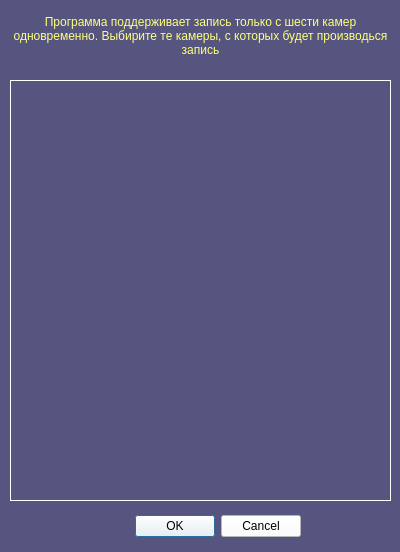
<?xml version="1.0" encoding="UTF-8"?>
<ui version="4.0">
 <class>Dialog</class>
 <widget class="QDialog" name="Dialog">
  <property name="geometry">
   <rect>
    <x>0</x>
    <y>0</y>
    <width>400</width>
    <height>552</height>
   </rect>
  </property>
  <property name="windowTitle">
   <string>Выбор камер</string>
  </property>
  <property name="windowIcon">
   <iconset>
    <normaloff>../IMG/icon.png</normaloff>../IMG/icon.png</iconset>
  </property>
  <property name="styleSheet">
   <string notr="true">background-color: rgb(85, 85, 127);</string>
  </property>
  <widget class="QDialogButtonBox" name="buttonBox">
   <property name="geometry">
    <rect>
     <x>100</x>
     <y>510</y>
     <width>201</width>
     <height>32</height>
    </rect>
   </property>
   <property name="styleSheet">
    <string notr="true">background-color: rgb(255, 255, 255);</string>
   </property>
   <property name="orientation">
    <enum>Qt::Horizontal</enum>
   </property>
   <property name="standardButtons">
    <set>QDialogButtonBox::Cancel|QDialogButtonBox::Ok</set>
   </property>
  </widget>
  <widget class="QListWidget" name="camplace">
   <property name="geometry">
    <rect>
     <x>10</x>
     <y>80</y>
     <width>381</width>
     <height>421</height>
    </rect>
   </property>
   <property name="styleSheet">
    <string notr="true">border: 1px solid white;
color: rgb(255, 255, 127);</string>
   </property>
  </widget>
  <widget class="QLabel" name="label_3">
   <property name="geometry">
    <rect>
     <x>10</x>
     <y>10</y>
     <width>381</width>
     <height>51</height>
    </rect>
   </property>
   <property name="styleSheet">
    <string notr="true">color: rgb(255, 255, 127)</string>
   </property>
   <property name="text">
    <string>Программа поддерживает запись только с шести камер одновременно. Выбирите те камеры, с которых будет производься запись</string>
   </property>
   <property name="alignment">
    <set>Qt::AlignCenter</set>
   </property>
   <property name="wordWrap">
    <bool>true</bool>
   </property>
   <property name="margin">
    <number>0</number>
   </property>
  </widget>
 </widget>
 <resources/>
 <connections>
  <connection>
   <sender>buttonBox</sender>
   <signal>accepted()</signal>
   <receiver>Dialog</receiver>
   <slot>accept()</slot>
   <hints>
    <hint type="sourcelabel">
     <x>248</x>
     <y>254</y>
    </hint>
    <hint type="destinationlabel">
     <x>157</x>
     <y>274</y>
    </hint>
   </hints>
  </connection>
  <connection>
   <sender>buttonBox</sender>
   <signal>rejected()</signal>
   <receiver>Dialog</receiver>
   <slot>reject()</slot>
   <hints>
    <hint type="sourcelabel">
     <x>316</x>
     <y>260</y>
    </hint>
    <hint type="destinationlabel">
     <x>286</x>
     <y>274</y>
    </hint>
   </hints>
  </connection>
 </connections>
</ui>
